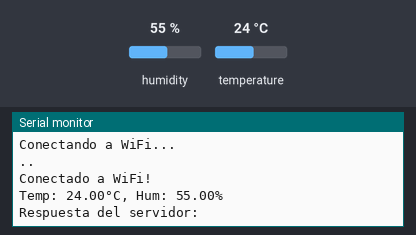
Bench run of a sketch on a simulated ESP32. On the bench: the last lines printed to the serial monitor. Inputs (shaded band) come from the test bench; at power-on: humidity 55 %, temperature 24 °C. WiFi joins after 1.5 s; servers stay silent unless stated; uploads are accepted with an empty reply.

Above: at 3.2 s.
3.3 s: humidity set to 22 %
At 4.4 s:
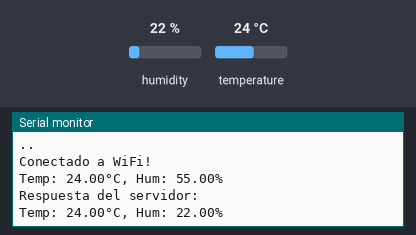
6.2 s: temperature set to 12 °C
At 7.9 s:
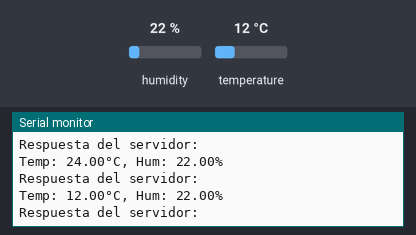
9.1 s: humidity set to 40 %
At 11.8 s:
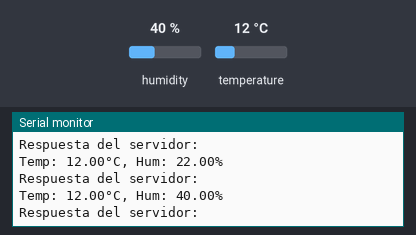
Timing chart, 0 to 13.3 s (numbered marks = the images above; inputs shaded):
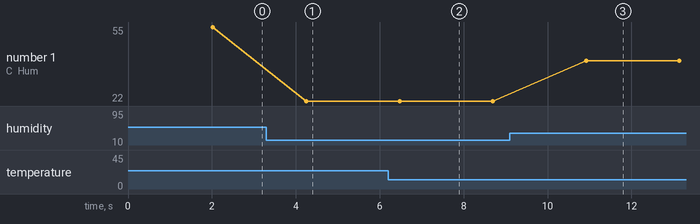

Measured:
- after the input at 3.3 s, the serial monitor: prints a new line after 0.95 s (image 1)
- after the input at 6.2 s, the serial monitor: prints a new line after 0.27 s (image 2)
- after the input at 9.1 s, the serial monitor: prints a new line after 1.8 s (image 3)
- plotted number 1: 55 → 22 after the input at 3.3 s, 22 → 40 after the input at 9.1 s

The sketch:

esp32.ino
```cpp
#include <WiFi.h>
#include <DHT.h>
#include <HTTPClient.h>

// Configuración WiFi
const char* ssid = "Redmi 14C";
const char* password = "Chiriza2005";

// Definir pines del sensor DHT
#define DHTPIN1 4

// Definir tipo de sensor
#define DHTTYPE DHT11

DHT dht1(DHTPIN1, DHTTYPE);

void setup() {
  Serial.begin(115200);
  WiFi.begin(ssid, password);

  Serial.println("Conectando a WiFi...");
  while (WiFi.status() != WL_CONNECTED) {
    delay(1000);
    Serial.print(".");
  }

  Serial.println("\nConectado a WiFi!");
  dht1.begin();
}

void loop() {
  float temperature1 = dht1.readTemperature();
  float humidity1 = dht1.readHumidity();

  if (isnan(temperature1) || isnan(humidity1)) {
    Serial.println("Error al leer el  sensor DHT11");
    return;
  }

  Serial.print("Temp: ");
  Serial.print(temperature1);
  Serial.print("°C, Hum: ");
  Serial.print(humidity1);
  Serial.println("%");

  // Construir la URL correctamente
  String serverUrl = "http://192.168.28.188/Insert.php?temp=" + String(temperature1) + "&hum=" + String(humidity1);

  HTTPClient http;
  http.begin(serverUrl);

  int httpCode = http.GET();

  if (httpCode > 0) {
    Serial.print("Respuesta del servidor: ");
    Serial.println(http.getString());
  } else {
    Serial.print("Error en solicitud HTTP: ");
    Serial.println(httpCode);
  }

  http.end();
  delay(2000); // Espera 2 segundos antes de enviar nuevamente
}
```
